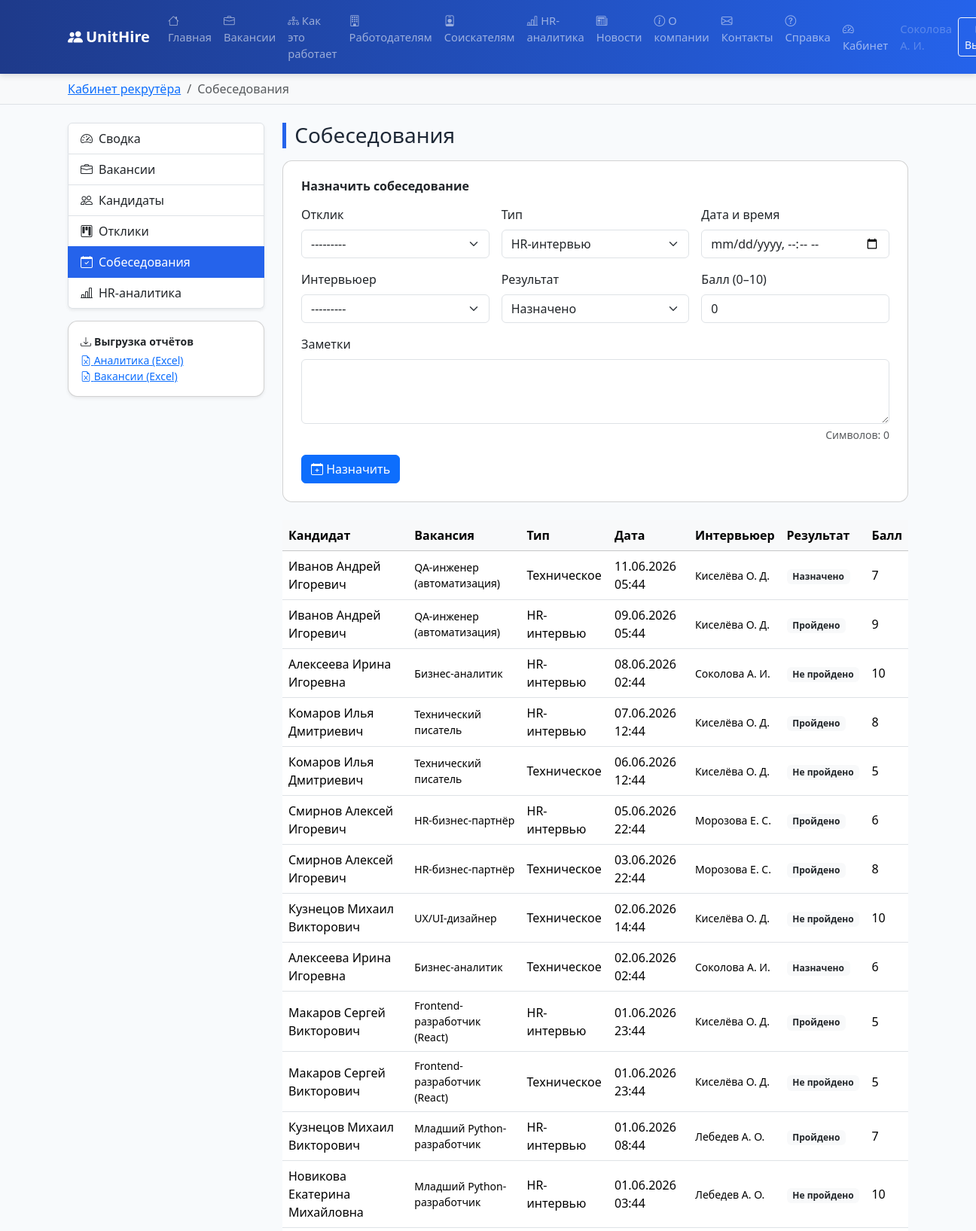
The app's page /cabinet/recruiter/interviews/ (signed in, upper part) with its own data.
### core/models.py (models this page shows, shortened)
class User(AbstractUser):
    patronymic = models.CharField("Отчество", max_length=100, blank=True)
    role = models.CharField(
        "Роль", max_length=20, choices=Role.choices, default=Role.CANDIDATE
    )
    phone = models.CharField("Телефон", max_length=20, blank=True)
    position = models.CharField("Должность", max_length=120, blank=True)
    department = models.ForeignKey(
        "Department",
        verbose_name="Отдел",
        on_delete=models.SET_NULL,
        null=True,
        blank=True,
        related_name="employees",
    )
    created_at = models.DateTimeField("Дата регистрации", default=timezone.now)
    class Meta:
        verbose_name = "Пользователь"
        verbose_name_plural = "Пользователи"
        ordering = ["last_name", "first_name"]
    def __str__(self):
        return self.get_full_name_ru() or self.username
    def get_full_name_ru(self):
        parts = [self.last_name, self.first_name, self.patronymic]
        return " ".join(p for p in parts if p).strip()
    def short_name(self):
        if not self.last_name:
            return self.username
        initials = ""
        if self.first_name:
            initials += f" {self.first_name[0]}."
        if self.patronymic:
            initials += f" {self.patronymic[0]}."
        return f"{self.last_name}{initials}".strip()

class Interview(models.Model):
    application = models.ForeignKey(Application, verbose_name="Отклик",
                                    on_delete=models.CASCADE, related_name="interviews")
    kind = models.CharField("Тип", max_length=20, choices=InterviewType.choices,
                            default=InterviewType.HR)
    scheduled_at = models.DateTimeField("Дата и время")
    interviewer = models.ForeignKey(
        settings.AUTH_USER_MODEL, verbose_name="Интервьюер",
        on_delete=models.SET_NULL, null=True, related_name="interviews")
    result = models.CharField("Результат", max_length=20,
                              choices=InterviewResult.choices,
                              default=InterviewResult.SCHEDULED)
    score = models.PositiveSmallIntegerField(
        "Балл (0–10)", default=0, validators=[MaxValueValidator(10)])
    notes = models.TextField("Заметки", blank=True)
    class Meta:
        verbose_name = "Собеседование"
        verbose_name_plural = "Собеседования"
        ordering = ["-scheduled_at"]

class Application(models.Model):
    candidate = models.ForeignKey(Candidate, verbose_name="Кандидат",
                                  on_delete=models.CASCADE, related_name="applications")
    vacancy = models.ForeignKey(Vacancy, verbose_name="Вакансия",
                                on_delete=models.CASCADE, related_name="applications")
    stage = models.ForeignKey(Stage, verbose_name="Текущий этап",
                              on_delete=models.PROTECT, related_name="applications")
    status = models.CharField("Статус", max_length=20,
                              choices=ApplicationStatus.choices,
                              default=ApplicationStatus.NEW)
    score = models.PositiveSmallIntegerField(
        "Оценка соответствия (0–100)", default=0,
        validators=[MaxValueValidator(100)])
    cover_letter = models.TextField("Сопроводительное письмо", blank=True)
    comment = models.TextField("Комментарий рекрутёра", blank=True)
    applied_at = models.DateTimeField("Дата отклика", default=timezone.now)
    updated_at = models.DateTimeField("Обновлено", auto_now=True)
    class Meta:
        verbose_name = "Отклик (заявка)"
        verbose_name_plural = "Отклики (заявки)"
        ordering = ["-applied_at"]
        constraints = [
            models.UniqueConstraint(fields=["candidate", "vacancy"],
                                    name="uniq_candidate_vacancy")
        ]
    def __str__(self):
        return f"{self.candidate} → {self.vacancy.title}"

class Candidate(models.Model):
    user = models.OneToOneField(
        settings.AUTH_USER_MODEL, verbose_name="Учётная запись",
        on_delete=models.SET_NULL, null=True, blank=True, related_name="candidate_profile")
    last_name = models.CharField("Фамилия", max_length=80)
    first_name = models.CharField("Имя", max_length=80)
    patronymic = models.CharField("Отчество", max_length=80, blank=True)
    email = models.EmailField("Email")
    phone = models.CharField("Телефон", max_length=20, blank=True)
    city = models.CharField("Город", max_length=80, blank=True)
    desired_salary = models.PositiveIntegerField("Желаемая зарплата, ₽", default=0)
    experience_years = models.DecimalField(
        "Опыт работы, лет", max_digits=4, decimal_places=1, default=0,
        validators=[MinValueValidator(0), MaxValueValidator(60)])
    grade = models.CharField("Грейд", max_length=20, choices=Grade.choices,
                             default=Grade.JUNIOR)
    source = models.ForeignKey(Source, verbose_name="Источник",
                               on_delete=models.PROTECT, related_name="candidates")
    skills = models.ManyToManyField(Skill, through="CandidateSkill",
                                    verbose_name="Навыки", related_name="candidates")
    summary = models.TextField("О кандидате", blank=True)
    is_archived = models.BooleanField("В архиве", default=False)
    created_at = models.DateTimeField("Дата добавления", default=timezone.now)
    class Meta:
        verbose_name = "Кандидат"
        verbose_name_plural = "Кандидаты"
        ordering = ["-created_at"]
        indexes = [models.Index(fields=["last_name", "first_name"])]
    def __str__(self):
        return self.full_name()
    def full_name(self):
        parts = [self.last_name, self.first_name, self.patronymic]
        return " ".join(p for p in parts if p).strip()

class Vacancy(models.Model):
    title = models.CharField("Название вакансии", max_length=150)
    department = models.ForeignKey(Department, verbose_name="Отдел",
                                   on_delete=models.PROTECT, related_name="vacancies")
    grade = models.CharField("Грейд", max_length=20, choices=Grade.choices,
                             default=Grade.MIDDLE)
    salary_min = models.PositiveIntegerField("Зарплата от, ₽", default=0)
    salary_max = models.PositiveIntegerField("Зарплата до, ₽", default=0)
    status = models.CharField("Статус", max_length=20, choices=VacancyStatus.choices,
                              default=VacancyStatus.OPEN)
    recruiter = models.ForeignKey(
        settings.AUTH_USER_MODEL, verbose_name="Ответственный рекрутёр",
        on_delete=models.SET_NULL, null=True, blank=True, related_name="vacancies",
        limit_choices_to={"role": Role.RECRUITER})
    required_skills = models.ManyToManyField(
        Skill, through="VacancySkill", verbose_name="Требуемые навыки",
        related_name="vacancies")
    description = models.TextField("Описание и требования", blank=True)
    city = models.CharField("Город", max_length=80, blank=True, default="Москва")
    is_remote = models.BooleanField("Удалённая работа", default=False)
    opened_at = models.DateField("Дата открытия", default=timezone.localdate)
    planned_close = models.DateField("Плановая дата закрытия", null=True, blank=True)
    closed_at = models.DateField("Фактическая дата закрытия", null=True, blank=True)
    class Meta:
        verbose_name = "Вакансия"
        verbose_name_plural = "Вакансии"
        ordering = ["-opened_at"]
        indexes = [models.Index(fields=["status"])]

### core/views.py (the view)
# urls.py: path("cabinet/recruiter/interviews/", views.rec_interviews, name="rec_interviews"),
@recruiter_required
def rec_interviews(request):
    if request.method == "POST":
        form = InterviewForm(request.POST, recruiter=request.user)
        if form.is_valid():
            form.save()
            messages.success(request, "Собеседование назначено.")
            return redirect("rec_interviews")
        messages.error(request, "Проверьте поля формы.")
    else:
        form = InterviewForm(recruiter=request.user)
    interviews = Interview.objects.select_related(
        "application__candidate", "application__vacancy",
        "interviewer").order_by("-scheduled_at")[:50]
    return render(request, "cabinet/recruiter/interviews.html",
                  {"breadcrumbs": _crumbs(
                      ("Кабинет рекрутёра", reverse("rec_dashboard")),
                      ("Собеседования", None)),
                   "form": form, "interviews": interviews})

### core/forms.py
class InterviewForm(BootstrapMixin, forms.ModelForm):
    class Meta:
        model = Interview
        fields = ["application", "kind", "scheduled_at", "interviewer",
                  "result", "score", "notes"]
        widgets = {
            "scheduled_at": forms.DateTimeInput(
                attrs={"type": "datetime-local"}, format="%Y-%m-%dT%H:%M"),
            "notes": forms.Textarea(attrs={"rows": 3}),
        }
    def __init__(self, *args, recruiter=None, **kwargs):
        super().__init__(*args, **kwargs)
        self.fields["scheduled_at"].input_formats = ["%Y-%m-%dT%H:%M"]
        self.fields["interviewer"].queryset = User.objects.filter(
            role__in=[Role.RECRUITER, Role.ADMIN])

### core/context_processors.py (called while the page is built)
def site_globals(request):
    return {
        "MAIN_MENU": MAIN_MENU,
        "SITE_AUTHOR": settings.SITE_AUTHOR,
        "SITE_AUTHOR_FULL": settings.SITE_AUTHOR_FULL,
        "SITE_ORG": settings.SITE_ORG,
        "SITE_NAME": settings.SITE_NAME,
        "SITE_TAGLINE": settings.SITE_TAGLINE,
        "CURRENT_YEAR": timezone.localdate().year,
    }

### core/views.py (called while the page is built)
def _crumbs(*pairs):
    return list(pairs)

### templates/cabinet/recruiter/interviews.html (shortened to what this page needs)
{% extends 'base.html' %}
{% block content %}
<div class="row g-4">
  <div class="col-lg-3">{% include 'partials/_recruiter_nav.html' with active='interviews' %}</div>
  <div class="col-lg-9">
    <h3 class="section-title mb-3">Собеседования</h3>
    <div class="card p-4 mb-4">
      <h6 class="fw-bold mb-3">Назначить собеседование</h6>
      <form method="post" novalidate>
        <div class="row g-3">
          {% for field in form %}
            <div class="{% if field.name == 'notes' %}col-12{% else %}col-md-4{% endif %}">
              <label class="form-label">{{ field.label }}</label>
              {{ field }}
            </div>
          {% endfor %}
        </div>
        <button class="btn btn-primary mt-3"><i class="bi bi-calendar-plus"></i> Назначить</button>
      </form>
    </div>
    <div class="table-responsive">
      <table class="table table-hover align-middle">
        <thead class="table-light"><tr>
          <th>Кандидат</th><th>Вакансия</th><th>Тип</th><th>Дата</th><th>Интервьюер</th>
          <th>Результат</th><th>Балл</th></tr></thead>
        <tbody>
          {% for iv in interviews %}
          <tr>
            <td>{{ iv.application.candidate.full_name }}</td>
            <td class="small">{{ iv.application.vacancy.title }}</td>
            <td>{{ iv.get_kind_display }}</td>
            <td>{{ iv.scheduled_at|date:"d.m.Y H:i" }}</td>
            <td class="small">{{ iv.interviewer.short_name|default:"—" }}</td>
            <td><span class="badge bg-light text-dark">{{ iv.get_result_display }}</span></td>
            <td>{{ iv.score }}</td></tr>
          {% empty %}<tr><td colspan="7" class="text-muted">Собеседований нет.</td></tr>{% endfor %}
        </tbody>
      </table>
    </div>
  </div>
</div>
{% endblock %}

### templates/base.html (shortened to what this page needs)
{% load static %}<!DOCTYPE html>
<html lang="ru">
<head>
  <link rel="stylesheet" href="{% static 'vendor/bootstrap.min.css' %}">
  <link rel="stylesheet" href="{% static 'vendor/bootstrap-icons.css' %}">
  <link rel="stylesheet" href="{% static 'css/styles.css' %}">
</head>
<body class="d-flex flex-column min-vh-100">
<header>
  <nav class="navbar navbar-expand-lg navbar-dark unit-navbar sticky-top">
    <div class="container">
      <a class="navbar-brand fw-bold" href="{% url 'home' %}">
        <i class="bi bi-people-fill me-1"></i>{{ SITE_NAME }}
      </a>
      <div class="collapse navbar-collapse" id="mainNav">
        <ul class="navbar-nav me-auto mb-2 mb-lg-0">
          {% for name, label, icon in MAIN_MENU %}
            <li class="nav-item">
              <a class="nav-link" href="{% url name %}"><i class="bi bi-{{ icon }} me-1"></i>{{ label }}</a>
            </li>
          {% endfor %}
        </ul>
        <ul class="navbar-nav">
          {% if user.is_authenticated %}
            <li class="nav-item">
              <a class="nav-link" href="{% url 'dashboard' %}">
                <i class="bi bi-speedometer2 me-1"></i>Кабинет</a>
            </li>
            <li class="nav-item">
              <span class="nav-link disabled small">{{ user.short_name }}</span>
            </li>
            <li class="nav-item">
              <form action="{% url 'logout' %}" method="post" class="d-inline">
                <button class="btn btn-sm btn-outline-light mt-1" type="submit">
                   Выход</button>
              </form>
            </li>
          {% endif %}
        </ul>
      </div>
    </div>
  </nav>
</header>
{% if breadcrumbs %}
<div class="bg-light border-bottom">
  <div class="container">
    <nav aria-label="breadcrumb">
      <ol class="breadcrumb my-2 small">
        {% for label, url in breadcrumbs %}
          {% if url %}
            <li class="breadcrumb-item"><a href="{{ url }}">{{ label }}</a></li>
          {% else %}
            <li class="breadcrumb-item active" aria-current="page">{{ label }}</li>
          {% endif %}
        {% endfor %}
      </ol>
    </nav>
  </div>
</div>
{% endif %}
<main class="container my-4 flex-grow-1">
  {% block content %}{% endblock %}
</main>
</body>
</html>

### static/css/styles.css (style rules this page uses)
:root { --unit-primary: #2563eb; --unit-primary-dark: #1e3a8a; --unit-accent: #16a34a; --unit-dark: #0f172a; }
body { font-family: "Segoe UI", Roboto, "Helvetica Neue", Arial, sans-serif; color: #1f2937; background: #f8fafc; }
.unit-navbar { background: linear-gradient(90deg, var(--unit-primary-dark), var(--unit-primary)); box-shadow: 0 2px 8px rgba(15, 23, 42, .15); }
.unit-navbar .nav-link { font-size: .92rem; }
.card { border-radius: .8rem; }
.section-title { border-left: 5px solid var(--unit-primary); padding-left: .7rem; }

### records on screen
User: short_name "Соколова А. И."
Interview: application.candidate.full_name "Иванов Андрей Игоревич", application.vacancy "QA-инженер (автоматизация)", kind "Техническое", scheduled_at "11.06.2026 05:44", interviewer.short_name "Киселёва О. Д.", result "Назначено", score "7"
Interview: application.candidate.full_name "Иванов Андрей Игоревич", application.vacancy "QA-инженер (автоматизация)", kind "HR-интервью", scheduled_at "09.06.2026 05:44", interviewer.short_name "Киселёва О. Д.", result "Пройдено", score "9"
Interview: application.candidate.full_name "Алексеева Ирина Игоревна", application.vacancy "Бизнес-аналитик", kind "HR-интервью", scheduled_at "08.06.2026 02:44", interviewer.short_name "Соколова А. И.", result "Не пройдено", score "10"
Interview: application.candidate.full_name "Комаров Илья Дмитриевич", application.vacancy "Технический писатель", kind "HR-интервью", scheduled_at "07.06.2026 12:44", interviewer.short_name "Киселёва О. Д.", result "Пройдено", score "8"
Interview: application.candidate.full_name "Комаров Илья Дмитриевич", application.vacancy "Технический писатель", kind "Техническое", scheduled_at "06.06.2026 12:44", interviewer.short_name "Киселёва О. Д.", result "Не пройдено", score "5"
Interview: application.candidate.full_name "Смирнов Алексей Игоревич", application.vacancy "HR-бизнес-партнёр", kind "HR-интервью", scheduled_at "05.06.2026 22:44", interviewer.short_name "Морозова Е. С.", result "Пройдено", score "6"
Interview: application.candidate.full_name "Смирнов Алексей Игоревич", application.vacancy "HR-бизнес-партнёр", kind "Техническое", scheduled_at "03.06.2026 22:44", interviewer.short_name "Морозова Е. С.", result "Пройдено", score "8"
Interview: application.candidate.full_name "Кузнецов Михаил Викторович", application.vacancy "UX/UI-дизайнер", kind "Техническое", scheduled_at "02.06.2026 14:44", interviewer.short_name "Киселёва О. Д.", result "Не пройдено", score "10"
Interview: application.candidate.full_name "Алексеева Ирина Игоревна", application.vacancy "Бизнес-аналитик", kind "Техническое", scheduled_at "02.06.2026 02:44", interviewer.short_name "Соколова А. И.", result "Назначено", score "6"
Interview: application.candidate.full_name "Макаров Сергей Викторович", application.vacancy "Frontend-разработчик (React)", kind "HR-интервью", scheduled_at "01.06.2026 23:44", interviewer.short_name "Киселёва О. Д.", result "Пройдено", score "5"
Interview: application.candidate.full_name "Макаров Сергей Викторович", application.vacancy "Frontend-разработчик (React)", kind "Техническое", scheduled_at "01.06.2026 23:44", interviewer.short_name "Киселёва О. Д.", result "Не пройдено", score "5"
Interview: application.candidate.full_name "Кузнецов Михаил Викторович", application.vacancy "Младший Python-разработчик", kind "HR-интервью", scheduled_at "01.06.2026 08:44", interviewer.short_name "Лебедев А. О.", result "Пройдено", score "7"
Interview: application.candidate.full_name "Новикова Екатерина Михайловна", application.vacancy "Младший Python-разработчик", kind "HR-интервью", scheduled_at "01.06.2026 03:44", interviewer.short_name "Лебедев А. О.", result "Не пройдено", score "10"

### other values on screen
{{ SITE_NAME }} "UnitHire"
{{ label }} "Главная" "Вакансии" "Как это работает" "Работодателям" "Соискателям" "HR-аналитика" "Новости" "О компании" "Контакты" "Справка"
{{ label }} "Кабинет рекрутёра"
{{ label }} "Собеседования"
{{ field.label }} "Отклик" "Тип" "Дата и время" "Интервьюер" "Результат" "Балл (0–10)" "Заметки"
